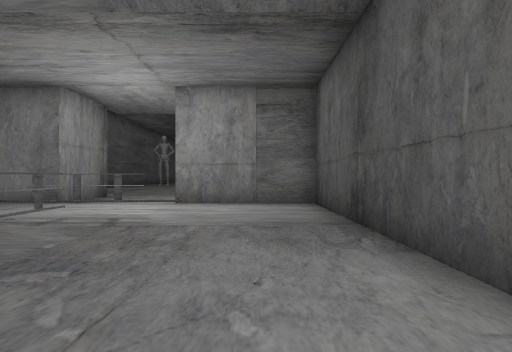
[1] (above)

16 first-person views from a walk through a 3-D level made in the Unity game engine. The camera is 1.4 m above the floor, looks level and sees 80° across. The floor is counted in squares, 2 m on a side. Each view is taken from the middle of a square. On the plan, view 1 faces up. The plan holds only what a view shows up to about 10 squares ahead; the rest is blank. The place goes on beyond the plan. The player is left out.

[2]
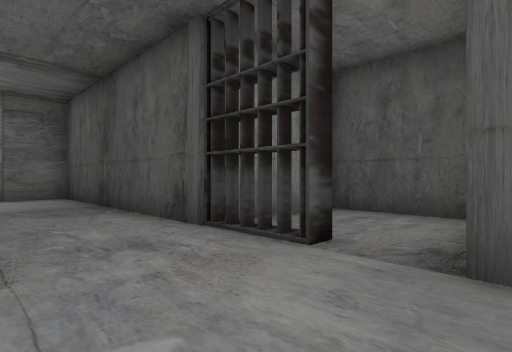

[3]
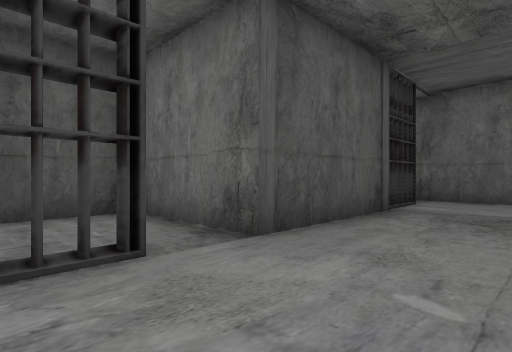

[4]
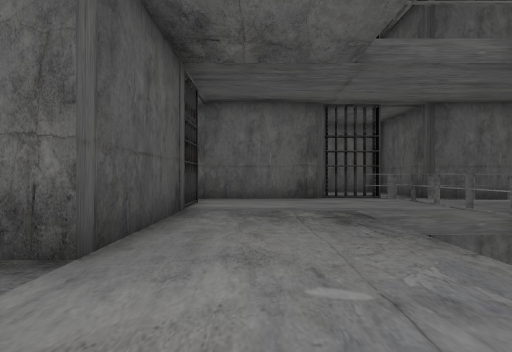

[5]
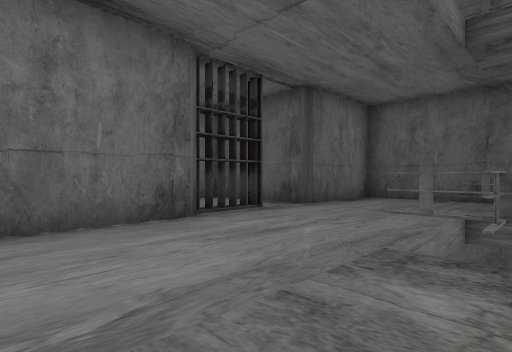

[6]
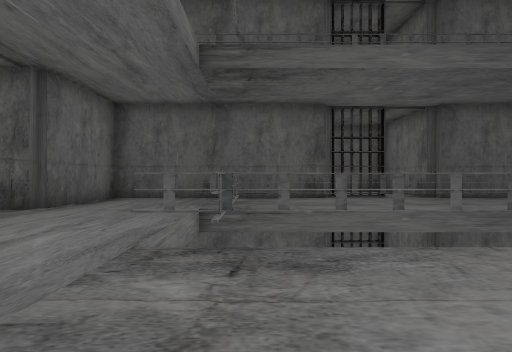

[7]
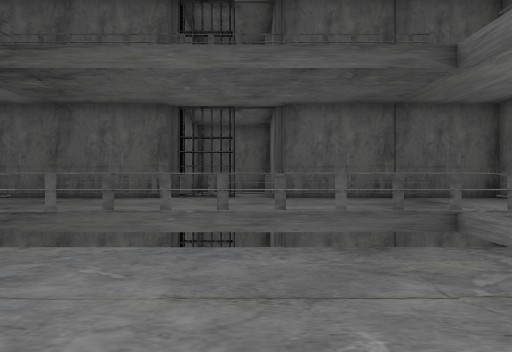

[8]
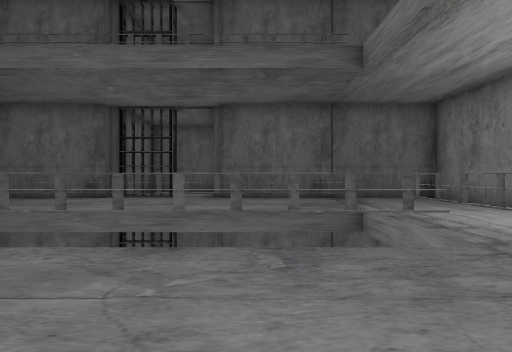

[9]
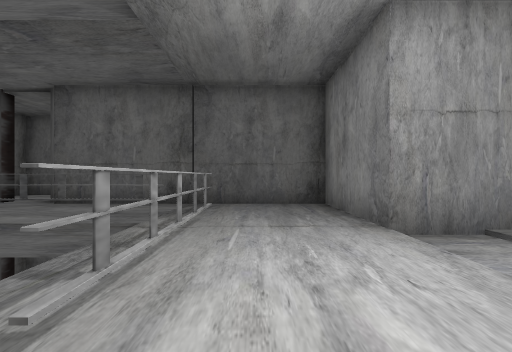

[10]
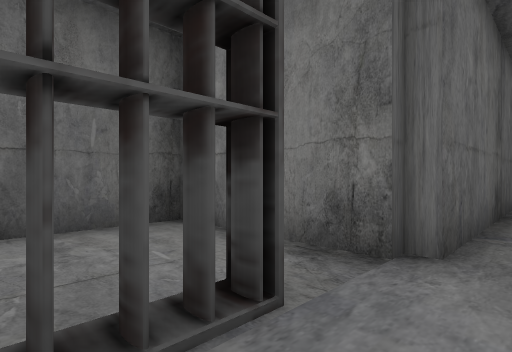

[11]
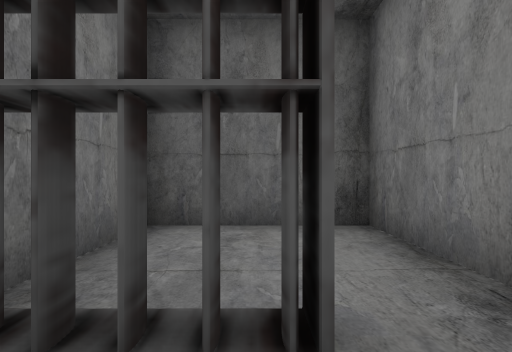

[12]
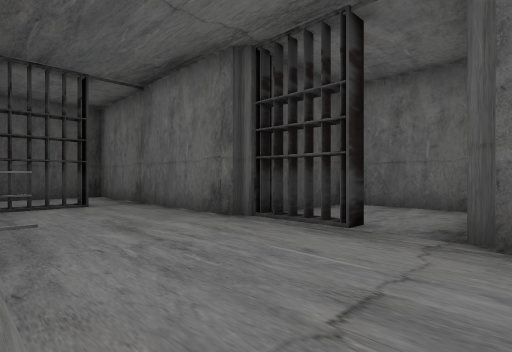

[13]
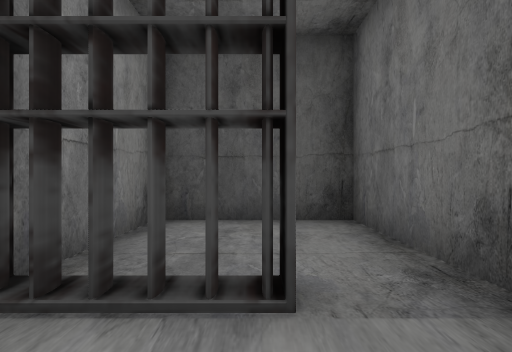

[14]
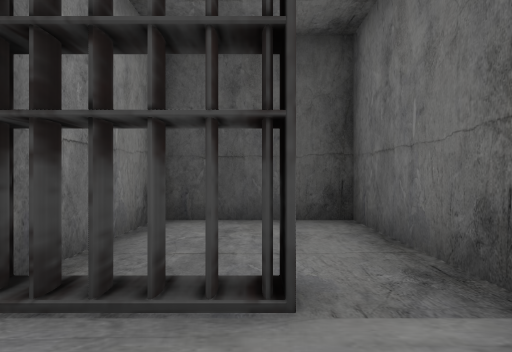

[15]
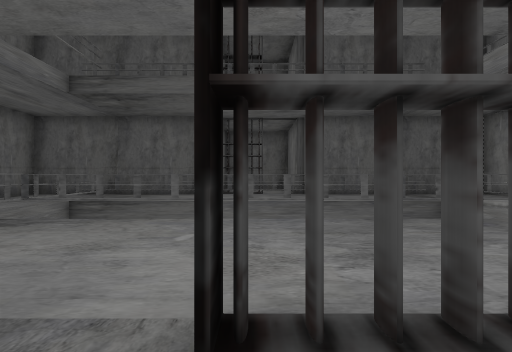

[16]
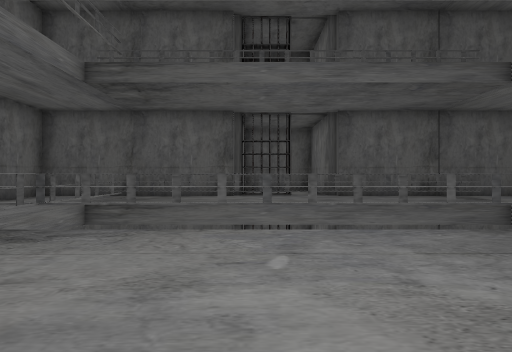

### Floor plan
Key: @ floor where view 1 was taken; # wall or solid block; x gap in a wall; . main floor; - floor 0.25 m lower than the main floor; T thing the floor can be seen under or through.
Columns run from 13 left of view 1 to 5 right of it. Each row starts with its distance up from view 1.
 10         #
  9         #...
  8     #####--x####
  7     #..........#
  6     #..........#
  5     #...# ##...#
  4     #.T.  #....#
  3     #.T.   #...#
  2     #.T.   #...#
  1 #####.T.   #...####
  0 #.....T.   #.@.#..#
 -1 #...#.T.   #...#..#
 -2 #...#.T.   #......#
 -3 #####.T.   #...####
 -4     #.T.   T...#
 -5     #.T.TTTT...#
 -6     #.T.  TT...####
 -7     #..........#..#
 -8     #..........#..#
 -9     #.............#
-10     ####..#########
-11        #...#
-12        #...#
-13        #####

Where each view was taken, in squares from view 1:
view 1: 0 up, 0 right, facing up
view 2: 3 down, 1 left, facing up-right
view 3: 0 up, 1 left, facing down-right
view 4: 0 up, 0 right, facing down
view 5: 5 down, 1 right, facing down-left
view 6: 5 down, 1 right, facing left
view 7: 0 up, 1 right, facing left
view 8: 2 up, 1 right, facing left
view 9: 6 up, 1 left, facing left
view 10: 2 down, 8 left, facing up-left
view 11: 1 down, 8 left, facing left
view 12: 6 down, 6 left, facing down-right
view 13: 8 down, 0 right, facing right
view 14: 1 down, 0 right, facing right
view 15: 1 down, 3 right, facing left
view 16: 2 down, 2 right, facing left
